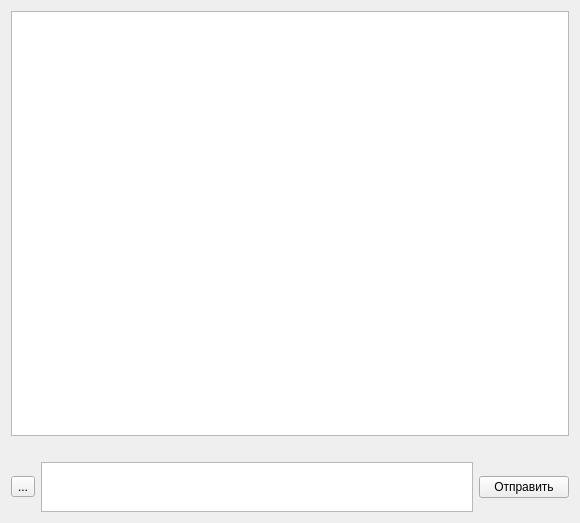
<?xml version="1.0" encoding="UTF-8"?>
<ui version="4.0">
 <class>ConnectedTabBar</class>
 <widget class="QWidget" name="ConnectedTabBar">
  <property name="geometry">
   <rect>
    <x>0</x>
    <y>0</y>
    <width>580</width>
    <height>523</height>
   </rect>
  </property>
  <property name="windowTitle">
   <string>Form</string>
  </property>
  <layout class="QGridLayout" name="gridLayout">
   <item row="2" column="1">
    <widget class="QPlainTextEdit" name="teMsgInput">
     <property name="minimumSize">
      <size>
       <width>0</width>
       <height>25</height>
      </size>
     </property>
     <property name="maximumSize">
      <size>
       <width>16777215</width>
       <height>50</height>
      </size>
     </property>
    </widget>
   </item>
   <item row="2" column="2">
    <widget class="QPushButton" name="btnSend">
     <property name="minimumSize">
      <size>
       <width>90</width>
       <height>0</height>
      </size>
     </property>
     <property name="text">
      <string>Отправить</string>
     </property>
    </widget>
   </item>
   <item row="0" column="0" colspan="3">
    <widget class="QTextBrowser" name="textBrowserHistory"/>
   </item>
   <item row="2" column="0">
    <widget class="QToolButton" name="tbtnLoadFile">
     <property name="text">
      <string>...</string>
     </property>
    </widget>
   </item>
   <item row="1" column="1">
    <widget class="QLabel" name="lblFileInfo">
     <property name="text">
      <string/>
     </property>
     <property name="wordWrap">
      <bool>true</bool>
     </property>
    </widget>
   </item>
  </layout>
 </widget>
 <resources/>
 <connections/>
</ui>
